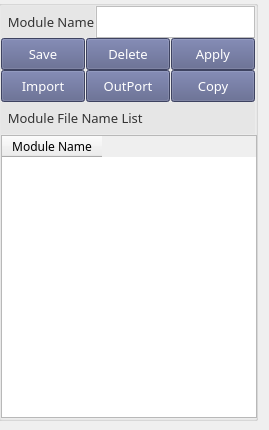
    <widget class="QWidget" name="tab_4">
     <attribute name="title">
      <string>Module Edit</string>
     </attribute>
     <widget class="QGroupBox" name="gbModule">
      <property name="geometry">
       <rect>
        <x>-2</x>
        <y>0</y>
        <width>260</width>
        <height>421</height>
       </rect>
      </property>
      <layout class="QVBoxLayout" name="verticalLayout_2">
       <property name="spacing">
        <number>0</number>
       </property>
       <property name="leftMargin">
        <number>0</number>
       </property>
       <property name="topMargin">
        <number>0</number>
       </property>
       <property name="rightMargin">
        <number>0</number>
       </property>
       <property name="bottomMargin">
        <number>0</number>
       </property>
       <item>
        <layout class="QHBoxLayout" name="horizontalLayout_2" stretch="0,1">
         <property name="spacing">
          <number>1</number>
         </property>
         <item>
          <widget class="QLabel" name="label_5">
           <property name="sizePolicy">
            <sizepolicy hsizetype="Preferred" vsizetype="Preferred">
             <horstretch>0</horstretch>
             <verstretch>0</verstretch>
            </sizepolicy>
           </property>
           <property name="minimumSize">
            <size>
             <width>0</width>
             <height>32</height>
            </size>
           </property>
           <property name="font">
            <font>
             <family>微软雅黑</family>
             <pointsize>10</pointsize>
             <weight>50</weight>
             <bold>false</bold>
            </font>
           </property>
           <property name="styleSheet">
            <string notr="true">background-color: rgb(230,230,230);
color: rgb(51,51,51);
</string>
           </property>
           <property name="text">
            <string>  Module Name</string>
           </property>
           <property name="alignment">
            <set>Qt::AlignLeading|Qt::AlignLeft|Qt::AlignVCenter</set>
           </property>
          </widget>
         </item>
         <item>
          <widget class="QLineEdit" name="leModuleName">
           <property name="sizePolicy">
            <sizepolicy hsizetype="Preferred" vsizetype="Fixed">
             <horstretch>0</horstretch>
             <verstretch>0</verstretch>
            </sizepolicy>
           </property>
           <property name="minimumSize">
            <size>
             <width>0</width>
             <height>32</height>
            </size>
           </property>
           <property name="font">
            <font>
             <family>微软雅黑</family>
            </font>
           </property>
           <property name="styleSheet">
            <string notr="true">background-color: rgb(255, 255, 255);border: 1px solid rgb(190, 190, 190);</string>
           </property>
          </widget>
         </item>
        </layout>
       </item>
       <item>
        <layout class="QHBoxLayout" name="horizontalLayout_12">
         <property name="spacing">
          <number>1</number>
         </property>
         <item>
          <widget class="QPushButton" name="pushButton_SaveModule">
           <property name="minimumSize">
            <size>
             <width>80</width>
             <height>32</height>
            </size>
           </property>
           <property name="font">
            <font>
             <family>微软雅黑</family>
             <pointsize>10</pointsize>
             <weight>50</weight>
             <bold>false</bold>
            </font>
           </property>
           <property name="styleSheet">
            <string notr="true">QPushButton{color: rgb(255, 255, 255);border-top-color: rgb(180, 180, 180);
border-right-color: transparent;
border-left-color: transparent;
border-bottom-color: transparent;}
QPushButton{background-color: rgb(87,94,136);color:white;}
QPushButton:hover{background-color: rgb(117,149,209);color:white;}
QPushButton:pressed{background-color: rgb(71, 175, 255);color:white;}</string>
           </property>
           <property name="text">
            <string>Save</string>
           </property>
           <property name="iconSize">
            <size>
             <width>12</width>
             <height>12</height>
            </size>
           </property>
          </widget>
         </item>
         <item>
          <widget class="QPushButton" name="pushButton_DeleteModule">
           <property name="minimumSize">
            <size>
             <width>80</width>
             <height>32</height>
            </size>
           </property>
           <property name="font">
            <font>
             <family>微软雅黑</family>
             <pointsize>10</pointsize>
             <weight>50</weight>
             <bold>false</bold>
            </font>
           </property>
           <property name="styleSheet">
            <string notr="true">QPushButton{color: rgb(255, 255, 255);border-top-color: rgb(180, 180, 180);
border-right-color: transparent;
border-left-color: transparent;
border-bottom-color:  transparent;}
QPushButton{background-color: rgb(87,94,136);color:white;}
QPushButton:hover{background-color: rgb(117,149,209);color:white;}
QPushButton:pressed{background-color: rgb(71, 175, 255);color:white;}</string>
           </property>
           <property name="text">
            <string>Delete</string>
           </property>
           <property name="iconSize">
            <size>
             <width>12</width>
             <height>12</height>
            </size>
           </property>
          </widget>
         </item>
         <item>
          <widget class="QPushButton" name="pushButton_Apply">
           <property name="minimumSize">
            <size>
             <width>80</width>
             <height>32</height>
            </size>
           </property>
           <property name="font">
            <font>
             <family>微软雅黑</family>
             <pointsize>10</pointsize>
             <weight>50</weight>
             <bold>false</bold>
            </font>
           </property>
           <property name="styleSheet">
            <string notr="true">QPushButton{color: rgb(255, 255, 255);border-top-color: rgb(180, 180, 180);
border-right-color: transparent;
border-left-color: transparent;
border-bottom-color:  transparent;}
QPushButton{background-color: rgb(87,94,136);color:white;}
QPushButton:hover{background-color: rgb(117,149,209);color:white;}
QPushButton:pressed{background-color: rgb(71, 175, 255);color:white;}</string>
           </property>
           <property name="text">
            <string>Apply</string>
           </property>
           <property name="iconSize">
            <size>
             <width>12</width>
             <height>12</height>
            </size>
           </property>
          </widget>
         </item>
        </layout>
       </item>
       <item>
        <layout class="QHBoxLayout" name="horizontalLayout_14">
         <property name="spacing">
          <number>1</number>
         </property>
         <item>
          <widget class="QPushButton" name="pushButton_Import">
           <property name="minimumSize">
            <size>
             <width>80</width>
             <height>32</height>
            </size>
           </property>
           <property name="font">
            <font>
             <family>微软雅黑</family>
             <pointsize>10</pointsize>
             <weight>50</weight>
             <bold>false</bold>
            </font>
           </property>
           <property name="styleSheet">
            <string notr="true">QPushButton{color: rgb(255, 255, 255);border-top-color: rgb(180, 180, 180);
border-right-color: transparent;
border-left-color: transparent;
border-bottom-color:  transparent;}
QPushButton{background-color: rgb(87,94,136);color:white;}
QPushButton:hover{background-color: rgb(117,149,209);color:white;}
QPushButton:pressed{background-color: rgb(71, 175, 255);color:white;}</string>
           </property>
           <property name="text">
            <string>Import</string>
           </property>
           <property name="iconSize">
            <size>
             <width>12</width>
             <height>12</height>
            </size>
           </property>
          </widget>
         </item>
         <item>
          <widget class="QPushButton" name="pushButton_Outport">
           <property name="minimumSize">
            <size>
             <width>80</width>
             <height>32</height>
            </size>
           </property>
           <property name="font">
            <font>
             <family>微软雅黑</family>
             <pointsize>10</pointsize>
             <weight>50</weight>
             <bold>false</bold>
            </font>
           </property>
           <property name="styleSheet">
            <string notr="true">QPushButton{color: rgb(255, 255, 255);border-top-color: rgb(180, 180, 180);
border-right-color: transparent;
border-left-color: transparent;
border-bottom-color: transparent;}
QPushButton{background-color: rgb(87,94,136);color:white;}
QPushButton:hover{background-color: rgb(117,149,209);color:white;}
QPushButton:pressed{background-color: rgb(71, 175, 255);color:white;}</string>
           </property>
           <property name="text">
            <string>OutPort</string>
           </property>
           <property name="iconSize">
            <size>
             <width>12</width>
             <height>12</height>
            </size>
           </property>
          </widget>
         </item>
         <item>
          <widget class="QPushButton" name="pushButtonCopy">
           <property name="minimumSize">
            <size>
             <width>80</width>
             <height>32</height>
            </size>
           </property>
           <property name="font">
            <font>
             <family>微软雅黑</family>
             <pointsize>10</pointsize>
             <weight>50</weight>
             <bold>false</bold>
            </font>
           </property>
           <property name="styleSheet">
            <string notr="true">QPushButton{color: rgb(255, 255, 255);border-top-color: rgb(180, 180, 180);
border-right-color: transparent;
border-left-color: transparent;
border-bottom-color: transparent;}
QPushButton{background-color: rgb(87,94,136);color:white;}
QPushButton:hover{background-color: rgb(117,149,209);color:white;}
QPushButton:pressed{background-color: rgb(71, 175, 255);color:white;}</string>
           </property>
           <property name="text">
            <string>Copy</string>
           </property>
           <property name="iconSize">
            <size>
             <width>12</width>
             <height>12</height>
            </size>
           </property>
          </widget>
         </item>
        </layout>
       </item>
       <item>
        <layout class="QVBoxLayout" name="verticalLayout_4">
         <property name="spacing">
          <number>1</number>
         </property>
         <item>
          <widget class="QLabel" name="label_6">
           <property name="sizePolicy">
            <sizepolicy hsizetype="Preferred" vsizetype="Preferred">
             <horstretch>0</horstretch>
             <verstretch>0</verstretch>
            </sizepolicy>
           </property>
           <property name="minimumSize">
            <size>
             <width>0</width>
             <height>32</height>
            </size>
           </property>
           <property name="font">
            <font>
             <family>微软雅黑</family>
             <pointsize>10</pointsize>
             <weight>50</weight>
             <bold>false</bold>
            </font>
           </property>
           <property name="styleSheet">
            <string notr="true">background-color: rgb(230,230,230);
color: rgb(51,51,51);
</string>
           </property>
           <property name="text">
            <string>  Module File Name List</string>
           </property>
           <property name="alignment">
            <set>Qt::AlignLeading|Qt::AlignLeft|Qt::AlignVCenter</set>
           </property>
          </widget>
         </item>
         <item>
          <widget class="QTableWidget" name="twModuleList">
           <property name="minimumSize">
            <size>
             <width>256</width>
             <height>0</height>
            </size>
           </property>
           <property name="styleSheet">
            <string notr="true">qtableview qheaderview::section
{
    background-color:#eae9ee
} </string>
           </property>
           <property name="editTriggers">
            <set>QAbstractItemView::NoEditTriggers</set>
           </property>
           <property name="selectionBehavior">
            <enum>QAbstractItemView::SelectRows</enum>
           </property>
           <column>
            <property name="text">
             <string>Module Name</string>
            </property>
            <property name="font">
             <font>
              <family>微软雅黑</family>
             </font>
            </property>
            <property name="textAlignment">
             <set>AlignCenter</set>
            </property>
           </column>
          </widget>
         </item>
        </layout>
       </item>
      </layout>
     </widget>
    </widget>
